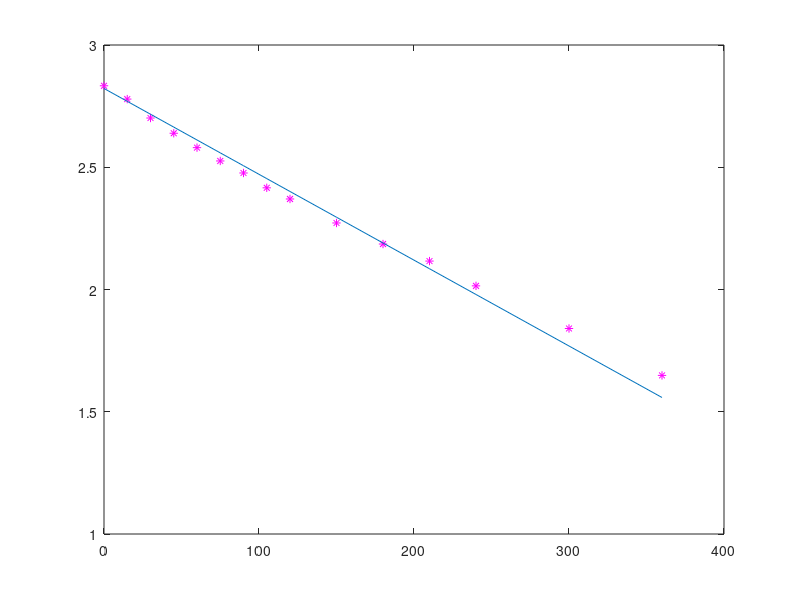

Source code (MATLAB):
% Weighted least squares demo
% 22 Apr 2019

clc
clear all
close all

d=load('data/erdinger_weiss.txt');
t=d(:,1);
h=d(:,2);
s=d(:,3);

y=log(h);
s=s./h;

x=t;
g=sum(1./s.^2)*sum(x.^2./s.^2)-sum(x./s.^2)^2;
a=( sum(x.^2./s.^2)*sum(y./s.^2)-sum(x./s.^2)*sum(x.*y./s.^2))/g;
b=( sum(1./s.^2)*sum(x.*y./s.^2)-sum(x./s.^2)*sum(y./s.^2) )/g;
plot(x,y,'m*',x,polyval([b a],x))

